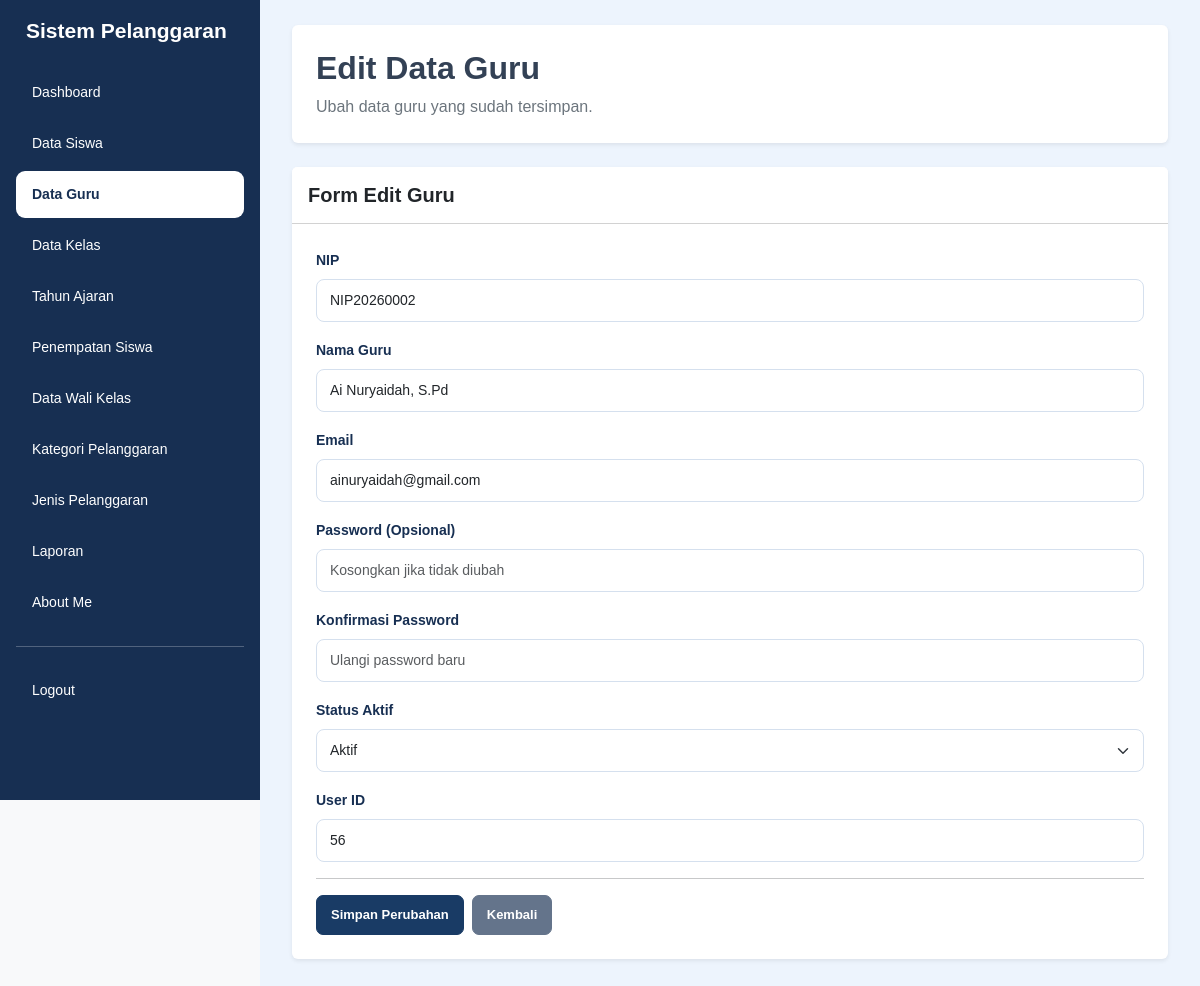
The page /edit_guru.php?id=2 (signed in) on the database its author committed.
### tables this page shows
CREATE TABLE `t_guru` (
  `id` int(11) NOT NULL,
  `nip` varchar(30) NOT NULL,
  `nama` varchar(30) NOT NULL,
  `email` varchar(150) NOT NULL,
  `status_aktif` tinyint(1) NOT NULL,
  `user_id` int(11) NOT NULL,
  `created_at` timestamp NOT NULL DEFAULT current_timestamp(),
  `updated_at` timestamp NOT NULL DEFAULT current_timestamp()
);

### edit_guru.php (the view, shortened to what this page needs)
<?php
include 'config/koneksi.php';
$id = (int) $_GET['id'];
$query = mysqli_query($koneksi, "
    SELECT * FROM t_guru
    WHERE id = '$id'
");
$data = mysqli_fetch_assoc($query);
?>
<!DOCTYPE html>
<html lang="id">
<head>
    <link href="https://cdn.jsdelivr.net/npm/bootstrap@5.3.8/dist/css/bootstrap.min.css" rel="stylesheet">
    <link rel="stylesheet" href="style/style.css">
</head>
<body class="bg-light">
<div class="container-fluid">
    <div class="row">
        <div class="sidebar col-md-3 col-lg-2 position-fixed top-0 start-0 vh-100 p-3 overflow-auto">
            <h4 class="text-white mb-4">Sistem Pelanggaran</h4>
            <ul class="nav nav-pills flex-column gap-1">
                <li class="nav-item">
                    <a href="dashboard.php" class="nav-link text-white">Dashboard</a>
                </li>
                <li class="nav-item">
                    <a href="data_siswa.php" class="nav-link text-white">Data Siswa</a>
                </li>
                <li class="nav-item">
                    <a href="data_guru.php" class="nav-link active">Data Guru</a>
                </li>
                <li class="nav-item">
                    <a href="data_kelas.php" class="nav-link text-white">Data Kelas</a>
                </li>
                <li class="nav-item">
                    <a href="data_tahun_ajaran.php" class="nav-link text-white">Tahun Ajaran</a>
                </li>
                <li class="nav-item">
                    <a href="data_penempatan_siswa.php" class="nav-link text-white">Penempatan Siswa</a>
                </li>
                <li class="nav-item">
                    <a href="data_wali_kelas.php" class="nav-link text-white">Data Wali Kelas</a>
                </li>
                <li class="nav-item">
                    <a href="data_kategori_pelanggaran.php" class="nav-link text-white">Kategori Pelanggaran</a>
                </li>
                <li class="nav-item">
                    <a href="data_jenis_pelanggaran.php" class="nav-link text-white">Jenis Pelanggaran</a>
                </li>
                <li class="nav-item">
                    <a href="laporan.php" class="nav-link text-white">Laporan</a>
                </li>
                <li class="nav-item">
                    <a href="about_me.php" class="nav-link text-white">About Me</a>
                </li>
                <hr class="border-white">
                <li class="nav-item">
                    <a href="logout.php" class="nav-link text-white">Logout</a>
                </li>
            </ul>
        </div>
        <main class="content-main">
            <div class="page-content">
                <div class="bg-white rounded shadow-sm p-4 mb-4">
                    <h2 class="fw-bold mb-2">Edit Data Guru</h2>
                    <p class="text-secondary mb-0">
                        Ubah data guru yang sudah tersimpan.
                    </p>
                </div>
                <div class="card shadow-sm border-0">
                    <div class="card-header bg-white p-3">
                        <h5 class="mb-0 fw-bold">Form Edit Guru</h5>
                    </div>
                    <div class="card-body p-4">
                        <form action="proses_edit_guru.php" method="POST">
                            <div class="mb-3">
                                <label for="nip" class="form-label">NIP</label>
                                <input type="text"
                                       name="nip"
                                       id="nip"
                                       class="form-control"
                                       maxlength="18"
                                       value="<?= htmlspecialchars($data['nip']); ?>"
                                       required>
                            </div>
                            <div class="mb-3">
                                <label for="nama_guru" class="form-label">Nama Guru</label>
                                <input type="text"
                                       name="nama_guru"
                                       id="nama_guru"
                                       class="form-control"
                                       value="<?= htmlspecialchars($data['nama']); ?>"
                                       required>
                            </div>
                            <div class="mb-3">
                                <label for="email" class="form-label">Email</label>
                                <input type="email"
                                       name="email"
                                       id="email"
                                       class="form-control"
                                       value="<?= htmlspecialchars($data['email']); ?>"
                                       required>
                            </div>
                            <div class="mb-3">
                                <label for="password" class="form-label">
                                    Password (Opsional)
                                </label>
                                <input type="password"
                                       name="password"
                                       id="password"
                                       class="form-control"
                                       placeholder="Kosongkan jika tidak diubah">
                            </div>
                            <div class="mb-3">
                                <label for="konfirmasi_password" class="form-label">
                                    Konfirmasi Password
                                </label>
                                <input type="password"
                                       name="konfirmasi_password"
                                       id="konfirmasi_password"
                                       class="form-control"
                                       placeholder="Ulangi password baru">
                            </div>
                            <div class="mb-3">
                                <label for="status" class="form-label">Status Aktif</label>
                                <select name="status"
                                        id="status"
                                        class="form-select"
                                        required>
                                    <option value="aktif"
                                        <?= $data['status_aktif'] == 1 ? 'selected' : ''; ?>>
                                        Aktif
                                    </option>
                                </select>
                            </div>
                            <div class="mb-3">
                                <label for="user_id" class="form-label">User ID</label>
                                <input type="text"
                                       id="user_id"
                                       class="form-control"
                                       value="<?= htmlspecialchars($data['user_id'] ?? ''); ?>"
                                       readonly>
                            </div>
                            <hr>
                            <div class="d-flex gap-2 mt-3">
                                <button type="submit" name="update" class="btn btn-primary">
                                    Simpan Perubahan
                                </button>
                                <a href="data_guru.php" class="btn btn-secondary">
                                    Kembali
                                </a>
                            </div>
                        </form>
                    </div>
                </div>
            </div>
        </main>
    </div>
</div>
</body>
</html>

### style/style.css (style rules this page uses)
* { box-sizing: border-box; }
html { width: 100%; min-height: 100%; overflow-x: hidden; }
body { width: 100%; min-height: 100vh; margin: 0; padding: 0; font-family: Arial, Helvetica, sans-serif; background-color: #edf4fd; color: #334155; }
a { text-decoration: none; }
.sidebar { position: fixed !important; top: 0; left: 0; width: 260px !important; max-width: 260px !important; height: 100vh; padding: 24px 15px; background-color: #172f52 !important; z-index: 1001; overflow-y: auto; overflow-x: hidden; flex: none !important; }
.sidebar h4 { color: #ffffff; font-size: 21px; font-weight: 700; margin: 0 0 38px; padding: 0 10px; line-height: 1.4; }
.sidebar .nav { display: flex; flex-direction: column; gap: 7px; }
.sidebar .nav-item { width: 100%; }
.sidebar .nav-link { display: block; width: 100%; padding: 13px 16px; border-radius: 9px; color: #e2eaf6; font-size: 14px; font-weight: 500; transition: all 0.2s ease; }
.sidebar .nav-link.active { background-color: #ffffff !important; color: #172f52 !important; font-weight: 700; }
.content-main { display: block !important; position: relative; width: calc(100% - 260px) !important; max-width: none !important; min-height: 100vh; margin-left: 260px !important; margin-right: 0 !important; padding: 25px 32px 35px !important; background-color: #edf4fd; overflow-x: hidden; }
.btn { display: inline-flex; justify-content: center; align-items: center; border-radius: 7px; padding: 9px 14px; font-size: 13px; font-weight: 600; white-space: nowrap; transition: all 0.2s ease; }
.btn-primary { background-color: #193b65; border-color: #193b65; color: #ffffff; }
.btn-secondary { background-color: #64748b; border-color: #64748b; color: #ffffff; }
.form-label { color: #172f52; font-size: 14px; font-weight: 600; }
.form-control, .form-select { padding: 10px 13px; border: 1px solid #d5e0ee; border-radius: 8px; font-size: 14px; }
@media (min-width: 768px) { .content-main { padding-top: 25px !important; } }

### rows shown on the page
t_guru: nip "NIP20260002", nama_guru "Ai Nuryaidah, S.Pd", email "ainuryaidah@gmail.com", status "Aktif", user "56"
